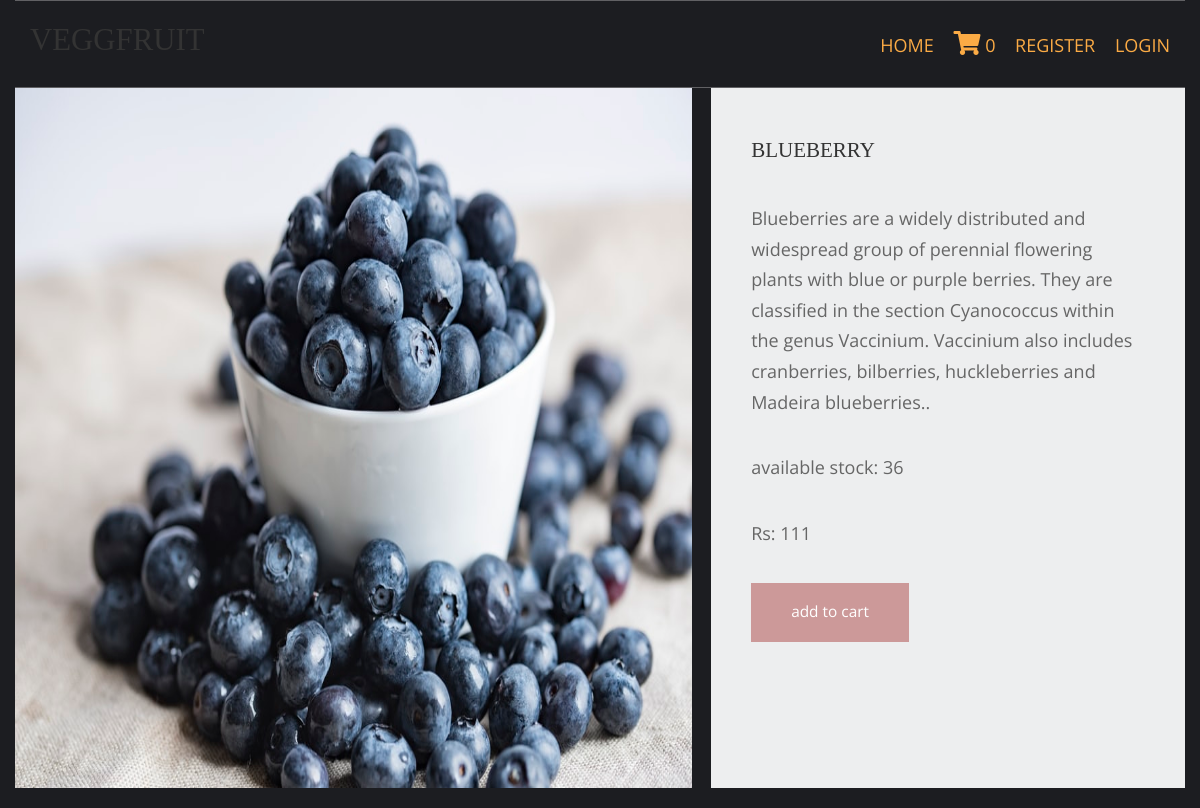
The page /berries/blueberry/ on the database its author committed.
### shop/models.py (models this page shows, shortened)
class products(models.Model):
    name=models.CharField(max_length=100,unique=True)
    slug=models.SlugField(max_length=100,unique=True)
    img=models.ImageField(upload_to='product')
    desc=models.TextField()
    available=models.BooleanField()
    stock=models.IntegerField()
    price=models.IntegerField()
    category=models.ForeignKey(categ,on_delete=models.CASCADE)

### shop/views.py (the view)
# urls.py: path('<slug:c_slug>/<slug:product_slug>/',views.prodDetails,name='details'),
def prodDetails(request,c_slug,product_slug):
    try:
        prod=products.objects.get(category__slug=c_slug,slug=product_slug)
    except Exception as e:
        raise e
    return render(request,'item.html',{'pr':prod})

### cart/context_processor.py (called while the page is built)
def count(request):
    item_count=0
    if 'admin' in request.path:
        return {}
    else:
        try:
            ct=cartlist.objects.filter(cart_id=c_id(request))
            cti=items.objects.filter(cart=ct[:1])
            for c in cti:
                item_count+=c.quan
        except cartlist.DoesNotExist:
            item_count=0
        return dict(itc=item_count)

### cart/views.py (called while the page is built)
def c_id(request):
    ct_id=request.session.session_key
    if not ct_id:
        ct_id=request.session.create()
    return c_id

### templates/item.html (shortened to what this page needs)
{% extends 'base.html' %}
{% load static %}
{% block content %}
<!DOCTYPE html>
<html lang="en">
<head>
    <link href="{% static 'pr/css/templatemo-comparto.css' %}" rel="stylesheet" />
    <link href="{% static 'pr/css/templatemo-comparto.css' %}" rel="stylesheet" />
</head>
<body>
        <section class="tm-mb-1" id="about">
            <div class="tm-row tm-about-row">
                <div class="tm-section-1-l">
                    <img src="{{pr.img.url}}" alt="About image" style="height: 700px;width: 900px;" class="tm-img-responsive">
                </div>
                <article class="tm-section-1-r tm-bg-color-8">
                    <h2 class="tm-mb-2 tm-title-color">{{pr.name}}</h2>
                    <p>{{pr.desc}}.</p>
                    <p>available stock: {{pr.stock}}</p>
                    <p>Rs: {{pr.price}}</p>
                    <a href="{% url 'addcart' pr.id %}" class="tm-btn tm-btn-1 tm-link-to-services">add to cart</a>
                </article>
            </div>
        </section>
</body>
</html>
{% endblock %}

### static/hm/layout/styles/layout.css (style rules this page uses)
*, *::before, *::after { transition:all .3s ease-in-out; }
body { color:#A5A6AA; background-color:#1C1D21; }
a { color:#FBAB45; }

### static/pr/css/templatemo-comparto.css (style rules this page uses)
*, *::before, *::after { box-sizing: border-box; outline: none; }
ul, h1, h2, h3, h4, p, figure { padding: 0; margin: 0; }
body { font-family: 'Open Sans', Arial, sans-serif; font-size: 18px; overflow-x: hidden; padding-left: 15px; padding-right: 15px; margin: 0; }
h2 { font-size: 1.5rem; }
a { transition: all 0.3s ease; text-decoration: none; }
p { color: #666; line-height: 1.7; margin-bottom: 35px; }
h1, h2, h3, h4, h5, h6 { color: #333; }
.tm-mb-1 { margin-bottom: 20px; }
.tm-mb-2 { margin-bottom: 40px; }
.tm-bg-color-8 { background-color: #EDEEEF; }
.tm-img-responsive { max-width: 100%; height: auto; }
.tm-section-1-l { width: 57.85%; margin-right: 1.65%; }
.tm-section-1-r { padding: 50px 40px; width: 40.5%; }
.tm-row { display: flex; }
.tm-btn { display: inline-block; padding: 15px 40px; font-size: 1.1rem; border: none; background-color: #CC9999; color: white; }
a { color: #666; }

### static/hm/layout/styles/framework.css (style rules this page uses)
html { overflow-y:scroll; overflow-x:hidden; }
html, body { margin:0; padding:0; font-size:14px; line-height:1.6em; }
*, *::before, *::after { box-sizing:border-box; }
a { outline:none; text-decoration:none; }
img { width:auto; max-width:100%; height:auto; margin:0; padding:0; border:none; line-height:normal; vertical-align:middle; }
body, input, textarea, select { font-family:Verdana, Geneva, sans-serif; }
h1, h2, h3, h4, h5, h6, .heading { font-family:Georgia, "Times New Roman", Times, serif; }
::placeholder { opacity:1; }
h1, h2, h3, h4, h5, h6, .heading { margin:0 0 20px 0; font-size:1.4rem; line-height:normal; font-weight:normal; text-transform:uppercase; }
address, article, aside, figcaption, figure, footer, header, main, nav, section { display:block; margin:0; padding:0; }

### rows shown on the page
products: img (picture), name "BLUEBERRY", desc "Blueberries are a widely distributed and widespread group of perennial flowering plants with blue or purple berries. They are classified in the section Cyanococcus within the genus Vaccinium. Vaccinium also includes cranberries, bilberries, huckleberries and Madeira blueberries.", stock "36", price "111"

### other values the page prints
{{ itc }} "0"
